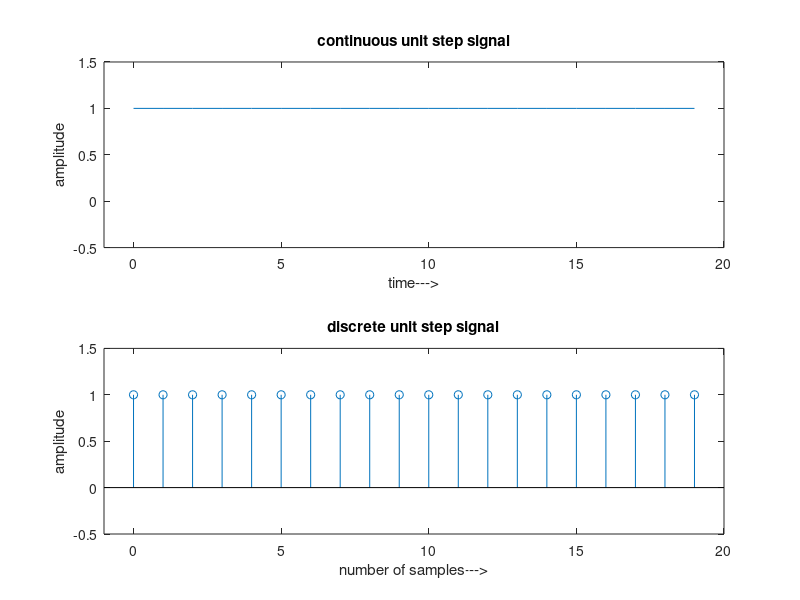

This chart was generated by the following MATLAB code:
%Unit Step Signal of Continuous and Discrete time signal.

%Reference:
%MathWorks: https://www.mathworks.com/matlabcentral/fileexchange/42713-continuous-unit-step-and-discrete-unit-step?focused=3790938&tab=function

clear all;                      %Clear variables and functions from memory.
close all;                      %Closes all the image windows that are currently open.
clc;                            %Clears the command window and homes the cursor.

N=20;                           %Taking A limit;
t=0:1:N-1;                      %Defining the x axis.
y=ones(1,N);                    %Defining the amplitude of Y axis.
subplot(2,1,1);                 %Subplot mean a portion of a figure.
plot(t,y);                      %Plot use for Continuous Signal plotting
axis([-1 20 -0.5 1.5]);         %AXIS([XMIN XMAX YMIN YMAX]) sets scaling for the x- and y-axes on the current plot.
ylabel('amplitude');            %x-axis label.
xlabel('time--->');                     %y-axis label.
title('continuous unit step signal');   %title  Graph title.
disp(y);                                %DISP(X) displays array X without printing the array name.                             

n=t;
subplot(2,1,2);
stem(n,y);
ylabel('amplitude');
xlabel('number of samples--->');
title('discrete unit step signal');
disp(y);
axis([-1 20 -0.5 1.5]);
